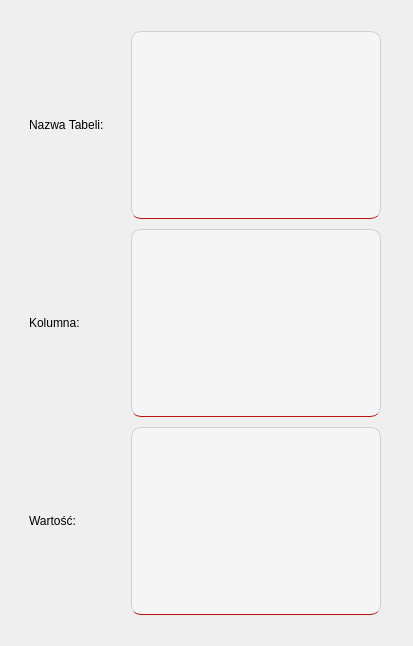
            <widget class="QWidget" name="insertPage">
             <layout class="QVBoxLayout" name="verticalLayout_17">
              <item>
               <widget class="QWidget" name="widget_2" native="true">
                <property name="styleSheet">
                 <string notr="true">QTextEdit{
   border-bottom: 0px;
   background-color: #F5F5F5; 
    color: #333333; 
    border: 1px solid #D0D0D0; 
    border-radius: 10px;
    padding: 5px 10px; 
    margin: 2px 3;
	height: 10px;
}
QLabel{
height:10px;
}
QWidget{
	border-bottom: 1px solid #b81414;
}
QWidget#widget_2{
	border-bottom: 0px;
}QWidget#widget_21{
	border-bottom: 0px;
}QWidget#widget_22{
	border-bottom: 0px;
}</string>
                </property>
                <layout class="QHBoxLayout" name="horizontalLayout_20">
                 <item>
                  <widget class="QWidget" name="widget_22" native="true">
                   <layout class="QVBoxLayout" name="verticalLayout_19">
                    <item>
                     <widget class="QLabel" name="label_23">
                      <property name="text">
                       <string>Nazwa Tabeli:</string>
                      </property>
                     </widget>
                    </item>
                    <item>
                     <widget class="QLabel" name="label_24">
                      <property name="text">
                       <string>Kolumna:</string>
                      </property>
                     </widget>
                    </item>
                    <item>
                     <widget class="QLabel" name="label_25">
                      <property name="text">
                       <string>Wartość:</string>
                      </property>
                     </widget>
                    </item>
                   </layout>
                  </widget>
                 </item>
                 <item>
                  <widget class="QWidget" name="widget_21" native="true">
                   <layout class="QVBoxLayout" name="verticalLayout_18">
                    <item>
                     <widget class="QTextEdit" name="textEdit_16"/>
                    </item>
                    <item>
                     <widget class="QTextEdit" name="textEdit_17">
                      <property name="placeholderText">
                       <string/>
                      </property>
                     </widget>
                    </item>
                    <item>
                     <widget class="QTextEdit" name="textEdit_18"/>
                    </item>
                   </layout>
                  </widget>
                 </item>
                </layout>
               </widget>
              </item>
             </layout>
            </widget>
